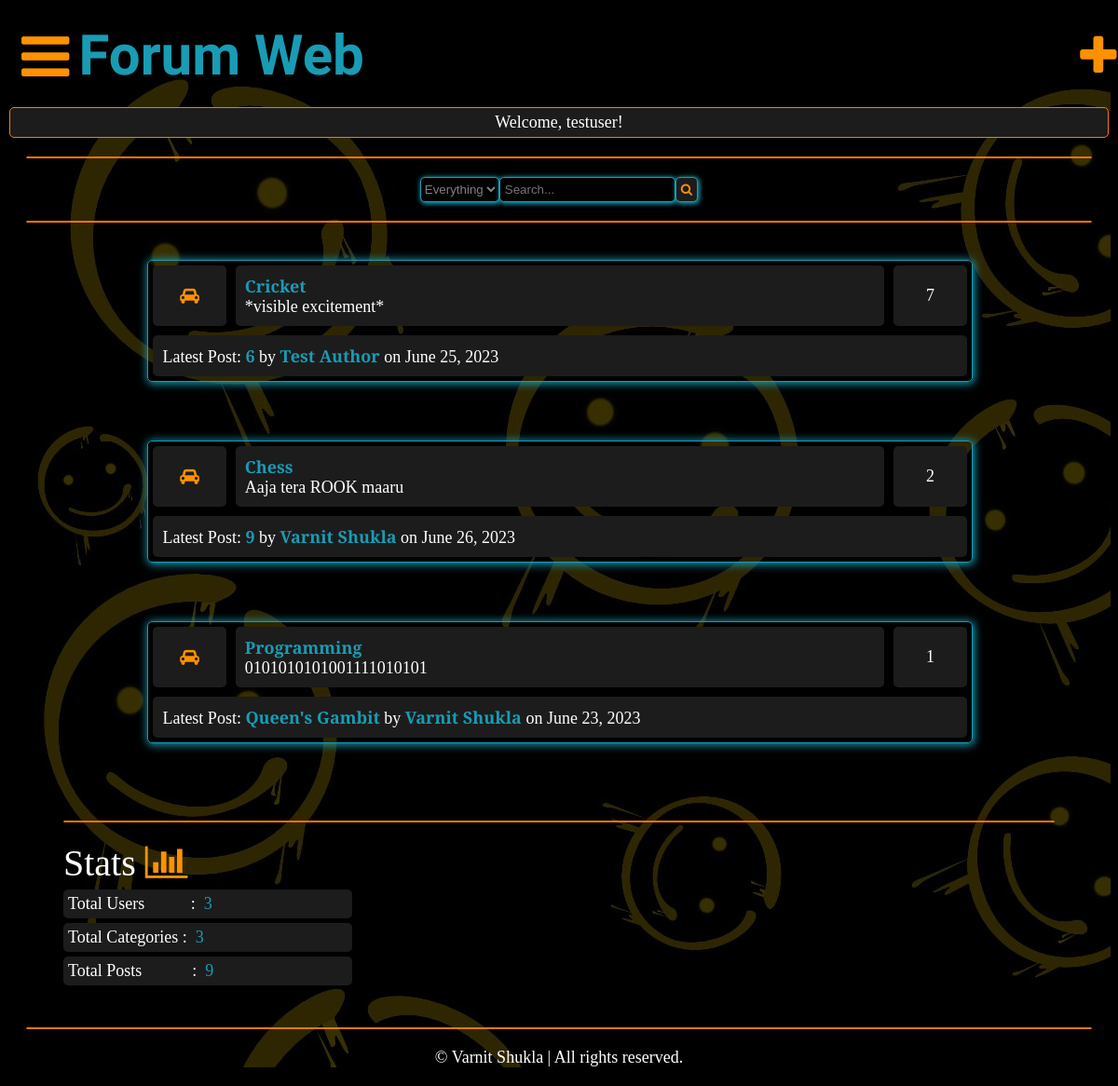
The page / (signed in) on the database its author committed.
### members/models.py (models this page shows, shortened)
class Category(models.Model):
    title = models.CharField(max_length=50)
    slug = models.SlugField(max_length=400, unique=True, blank=True)
    description = models.TextField(default="Description")
    class Meta:
        verbose_name_plural = "Categories"
    def get_url(self):
        return reverse("posts", kwargs={"slug": self.slug})
    @property
    def get_post_count(self):
        return Post.objects.filter(categories=self,approved=True).count()
    @property
    def get_last_post(self):
        return Post.objects.filter(categories=self,approved=True).latest("date")

class Post(models.Model):
    title = models.CharField(max_length=200)
    slug = models.SlugField(max_length=400, unique=True, blank=True)
    user = models.ForeignKey(Author, on_delete=models.CASCADE)
    content = models.TextField()
    categories = models.ManyToManyField(Category)
    date = models.DateTimeField(auto_now_add=True)
    hitcount_generic = GenericRelation(HitCount, object_id_field='object_pk', related_query_name='hit_count_generic_relation')
    tags = TaggableManager()
    comments = models.ManyToManyField(Comment, blank=True)
    approved = models.BooleanField(default=False)
    def get_url(self):
        return reverse("details", kwargs={"slug": self.slug})

class Author(models.Model):
    user = models.ForeignKey(User, on_delete=models.CASCADE)
    fullname = models.CharField(max_length=40, blank=True, null=True)
    slug = models.SlugField(max_length=400, unique=True, blank=True)
    bio = models.TextField(blank=True, null=True)
    points = models.IntegerField(default=0)
    profile_pic = ResizedImageField(size=[50, 80], quality=100, upload_to="authors", default= None, null=True)

### members/views.py (the view)
# urls.py: 2. Add a URL to urlpatterns:  path('', views.home, name='home')
def home(request):
    forums = Category.objects.all()
    num_posts = Post.objects.filter(approved=True).count()
    num_users = User.objects.all().count()
    num_categories = forums.count()
    context ={
        "forums": forums,
        "num_posts": num_posts,
        "num_users": num_users,
        "num_categories": num_categories,
        "title" : "Home"
    }
    return render(request, "home.html", context)

### templates/home.html (shortened to what this page needs)
{% extends 'base.html' %}
{%block content%}
{% if user.is_authenticated %}
    <form action="{% url 'searchresult_home' %}" role="form" method="GET">
    <div class="searchbox">
            <select name="dropdown_home" id="dropdown_home">
                <option value="Everything">Everything</option>
            </select>
            <input type="text" name="searchquery_home" id="searchquery_home" placeholder="Search...">
            <button type="submit" name="search_home" id="search_home"><i class="fa fa-search"></i></button>
    </div>
    </form>
    <div class="separator"></div>
    <div class="container">
    {% for forum in forums %}
        <div class="subforum">
            <div class="col icon">
                <i class="fa fa-car center"></i>
            </div>
            <div class="col description">
                <div><a href="{{forum.get_url}}">{{forum.title}}</a></div>
                {{forum.description}}
            </div>
            <div class="col stats">{{forum.get_post_count}}</div>
            {% if forum.get_post_count is not 0 %}
            <div class="col latest">Latest Post:&nbsp;<a href="{{forum.get_last_post.get_url}}">{{forum.get_last_post.title}}</a>&nbsp;by&nbsp;<a
                    href="{  }">{{forum.get_last_post.user.fullname|title}}</a>&nbsp;on {{forum.get_last_post.date|date}}</div>
            {% endif %}
        </div>
        <br>
        <br>
        <br>
        {% endfor %}
        <div class="separator"></div>
        <div class="frmstats">
            <span class="chart">Stats&nbsp;<i class="fa fa-bar-chart"></i></span>
            <div class="statscol">Total Users&nbsp;&nbsp;&nbsp;&nbsp;&nbsp;&nbsp;&nbsp;&nbsp;&nbsp;&nbsp;&nbsp;: &nbsp;<span style="color: rgb(24, 156, 180);">{{num_users}}</span></div>
            <div class="statscol">Total Categories&nbsp;: &nbsp;<span style="color: rgb(24, 156, 180);">{{num_categories}}</span></div>
            <div class="statscol">Total Posts&nbsp;&nbsp;&nbsp;&nbsp;&nbsp;&nbsp;&nbsp;&nbsp;&nbsp;&nbsp;&nbsp;&nbsp;: &nbsp;<span style="color: rgb(24, 156, 180);">{{num_posts}}</span></div>
        </div>
    </div>
    {% else %}
<br><br><br><br>
<h1 style="color:rgb(24, 156, 180); text-align: center;"> You are not logged in! </h1>
<br><br><br><br>
{% endif %}
    {%endblock content%}

### templates/base.html (shortened to what this page needs)
{% load static %}
<!DOCTYPE html>
<html lang="en">
<head>
    <link rel="stylesheet" href="{% static 'style.css' %}">
    <link rel="stylesheet" href="https://cdnjs.cloudflare.com/ajax/libs/font-awesome/4.7.0/css/font-awesome.min.css">
</head>
<body>
    <header>
        <div class="navbar">
            <a href="#" class="baricon" id="baricon" onclick="hideBar()"><i class="fa fa-bars"></i></a>
            <div class="logo">
                <a href="{% url 'home' %}">Forum Web</a>
            </div>
            {% if user.is_authenticated %}
            <div class="newpost">
            <a href="{% url 'post_creation' %}"><i class="fa fa-plus"></i></a>
            </div>
        </div>
        <div class="user">
            Welcome, {{user.username}}!
        </div>
            {% else %}
        </div>
        {% endif %}
    </header>
    <div class="separator"></div>
    {% block content %}
    {% endblock content %}
    <div class="separator"></div>
    <footer>
        <span class="footer">© Varnit Shukla | All rights reserved.</span>
    </footer>
</body>
</html>

### static/style.css (style rules this page uses)
html { background-color: black; color: rgb(255, 255, 255); font-family: 'Slabo 27px', serif; font-size: 18px; }
a { color: rgb(24, 156, 180); text-decoration: none; font-weight: bolder; }
i { color: rgb(255, 145, 0); }
body { background-image: url("bgimg.jpg"); }
.container { margin: 20px; padding: 20px; }
.subforum { display: grid; margin-left: 10%; width: 80%; grid-template-columns: 10% 80% 10%; justify-content: space-evenly; align-content: space-evenly; border: 1px solid rgb(24, 156, 180); border-radius: 5px; box-shadow: 1px 1px 10px 1px rgb(24, 156, 180); }
.col { background-color: rgb(28, 28, 28); padding: 10px; margin: 5px; border-radius: 5px; display: flex; justify-content: center; align-items: center; }
.description { display: block; }
.latest { grid-row: 2; grid-column: 1 / span 3; display: block; }
.icon { display: flex; color: rgb(24, 156, 180); justify-content: center; align-items: center; }
.separator { border: 1px solid rgb(255, 119, 0); border-radius: 5px; margin: 20px; }
.navbar { display: flex; align-items: center; padding: 10px; margin: 5px; }
.baricon { font-size: 60px; display: inline-block; cursor: pointer; margin-right: 10px; color: rgb(254, 254, 254); }
.logo { font-family: 'Staatliches', cursive; font-size: 60px; }
.searchbox { margin: 20px; display: flex; justify-content: center; }
.searchbox select { border-radius: 5px; background-color: black; border: 1px solid rgb(24, 156, 180); color: gray; box-shadow: 1px 1px 5px 1px rgb(24, 156, 180); }
.searchbox input { border-radius: 5px; background-color: black; color: gray; border: 1px solid rgb(24, 156, 180); padding: 5px; box-shadow: 1px 1px 5px 1px rgb(24, 156, 180); }
.searchbox button { border-radius: 5px; border: 1px solid rgb(24, 156, 180); padding: 5px; background-color: rgb(28, 28, 28); color: rgb(24, 156, 180); box-shadow: 1px 1px 5px 1px rgb(24, 156, 180); }
.chart { margin: 20px; font-size: 40px; }
.statscol { display: block; padding: 5px; margin: 5px; margin-left: 20px; width: 300px; background-color: rgb(28, 28, 28); border-radius: 5px; }
.footer { margin: 20px; display: flex; justify-content: center; }
.user { flex: 20%; background-color: rgb(28, 28, 28); border-radius: 5px; padding: 5px; margin: 2px; border-color: rgb(255, 119, 0); border-style: solid; border-width: 1px; text-align: center; }
.navbar { display: grid; grid-template-columns: max-content auto 5%; }
.navbar .logo { text-align: left; }
.newpost { font-size: 50px; color: rgb(24, 156, 180); margin-left: 40px; }

### rows shown on the page
Category: title "Cricket", description "*visible excitement*", get_post_count "7", get_last_post "6", get_last_post.user.fullname "Test Author", get_last_post "June 25, 2023"
Category: title "Chess", description "Aaja tera ROOK maaru", get_post_count "2", get_last_post "9", get_last_post.user.fullname "Varnit Shukla", get_last_post "June 26, 2023"
Category: title "Programming", description "0101010101001111010101", get_post_count "1", get_last_post "Queen's Gambit", get_last_post.user.fullname "Varnit Shukla", get_last_post "June 23, 2023"

### other values the page prints
{{ user.username }} "testuser"
{{ num_users }} "3"
{{ num_categories }} "3"
{{ num_posts }} "9"
